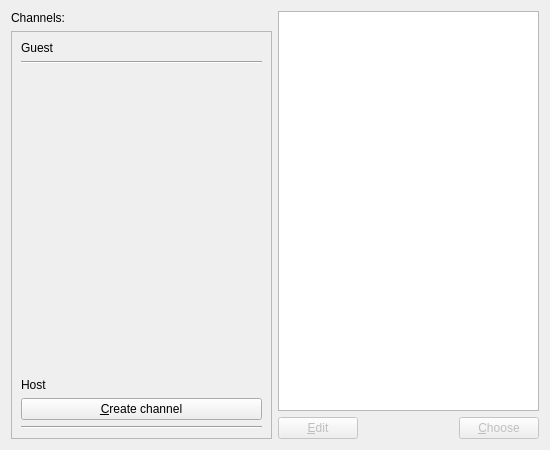
<?xml version="1.0" encoding="UTF-8"?>
<ui version="4.0">
 <class>ChooseChannelWidget</class>
 <widget class="QWidget" name="ChooseChannelWidget">
  <property name="geometry">
   <rect>
    <x>0</x>
    <y>0</y>
    <width>550</width>
    <height>450</height>
   </rect>
  </property>
  <property name="sizePolicy">
   <sizepolicy hsizetype="Preferred" vsizetype="Fixed">
    <horstretch>0</horstretch>
    <verstretch>0</verstretch>
   </sizepolicy>
  </property>
  <property name="windowTitle">
   <string>Choose Channel Window</string>
  </property>
  <layout class="QHBoxLayout" name="horizontalLayout_2">
   <item>
    <layout class="QVBoxLayout" name="verticalLayout">
     <property name="sizeConstraint">
      <enum>QLayout::SetDefaultConstraint</enum>
     </property>
     <item>
      <widget class="QLabel" name="label_3">
       <property name="text">
        <string>Channels:</string>
       </property>
      </widget>
     </item>
     <item>
      <widget class="QScrollArea" name="channelsArea">
       <property name="sizePolicy">
        <sizepolicy hsizetype="Expanding" vsizetype="Expanding">
         <horstretch>0</horstretch>
         <verstretch>0</verstretch>
        </sizepolicy>
       </property>
       <property name="widgetResizable">
        <bool>true</bool>
       </property>
       <widget class="QWidget" name="channelsAreaWidgetContents">
        <property name="geometry">
         <rect>
          <x>0</x>
          <y>0</y>
          <width>259</width>
          <height>408</height>
         </rect>
        </property>
        <layout class="QVBoxLayout" name="verticalLayout_3">
         <item>
          <layout class="QGridLayout" name="channelsLayout">
           <item row="4" column="0">
            <widget class="QLabel" name="label">
             <property name="sizePolicy">
              <sizepolicy hsizetype="Preferred" vsizetype="Fixed">
               <horstretch>0</horstretch>
               <verstretch>0</verstretch>
              </sizepolicy>
             </property>
             <property name="text">
              <string>Host</string>
             </property>
            </widget>
           </item>
           <item row="2" column="0">
            <spacer name="verticalSpacer">
             <property name="orientation">
              <enum>Qt::Vertical</enum>
             </property>
             <property name="sizeHint" stdset="0">
              <size>
               <width>20</width>
               <height>40</height>
              </size>
             </property>
            </spacer>
           </item>
           <item row="0" column="0">
            <widget class="QLabel" name="label_2">
             <property name="sizePolicy">
              <sizepolicy hsizetype="Preferred" vsizetype="Fixed">
               <horstretch>0</horstretch>
               <verstretch>0</verstretch>
              </sizepolicy>
             </property>
             <property name="text">
              <string>Guest</string>
             </property>
            </widget>
           </item>
           <item row="6" column="0">
            <widget class="Line" name="hostLine">
             <property name="orientation">
              <enum>Qt::Horizontal</enum>
             </property>
            </widget>
           </item>
           <item row="1" column="0">
            <widget class="Line" name="guestLine">
             <property name="orientation">
              <enum>Qt::Horizontal</enum>
             </property>
            </widget>
           </item>
           <item row="5" column="0">
            <widget class="QPushButton" name="cmdCreateChannel">
             <property name="sizePolicy">
              <sizepolicy hsizetype="Preferred" vsizetype="Fixed">
               <horstretch>0</horstretch>
               <verstretch>0</verstretch>
              </sizepolicy>
             </property>
             <property name="text">
              <string>&amp;Create channel</string>
             </property>
            </widget>
           </item>
          </layout>
         </item>
        </layout>
       </widget>
      </widget>
     </item>
    </layout>
   </item>
   <item>
    <layout class="QVBoxLayout" name="verticalLayout_2">
     <item>
      <widget class="QTextEdit" name="textEdit">
       <property name="font">
        <font>
         <family>Courier 10 Pitch</family>
         <pointsize>14</pointsize>
         <weight>75</weight>
         <bold>true</bold>
        </font>
       </property>
       <property name="readOnly">
        <bool>true</bool>
       </property>
      </widget>
     </item>
     <item>
      <layout class="QHBoxLayout" name="horizontalLayout">
       <item>
        <widget class="QPushButton" name="cmdEdit">
         <property name="enabled">
          <bool>false</bool>
         </property>
         <property name="text">
          <string>&amp;Edit</string>
         </property>
        </widget>
       </item>
       <item>
        <spacer name="horizontalSpacer">
         <property name="orientation">
          <enum>Qt::Horizontal</enum>
         </property>
         <property name="sizeHint" stdset="0">
          <size>
           <width>40</width>
           <height>20</height>
          </size>
         </property>
        </spacer>
       </item>
       <item>
        <widget class="QPushButton" name="cmdChoose">
         <property name="enabled">
          <bool>false</bool>
         </property>
         <property name="text">
          <string>&amp;Choose</string>
         </property>
        </widget>
       </item>
      </layout>
     </item>
    </layout>
   </item>
  </layout>
 </widget>
 <resources/>
 <connections/>
</ui>
